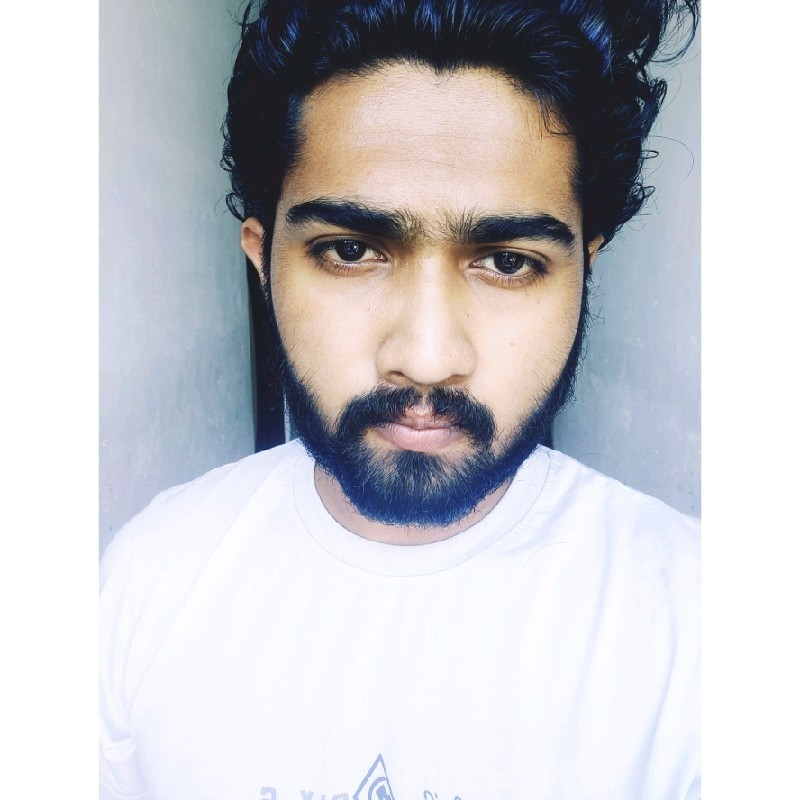
#> input picture media/abhi/abhishek.jpeg, 800 x 800 px, found by its file name
$ python processing.py
#> lines starting #> are read from the running program, lines starting #| are printed output that depends on the picture
import cv2
# Reading the image using imread() function
image = cv2.imread('media/abhishek.jpeg')
#> image is the input picture: shape (800, 800, 3); mean B, G, R 204.4, 200.2, 200.2

# Extracting the height and width of an image
h, w = image.shape[:2]
#> h = 800; w = 800
# Displaying the height and width
print("Height = {},  Width = {}".format(h, w))
#| Height = 800,  Width = 800


# Using 0 to read image in grayscale mode

img = cv2.imread(r'media/abhishek.jpeg', 0)
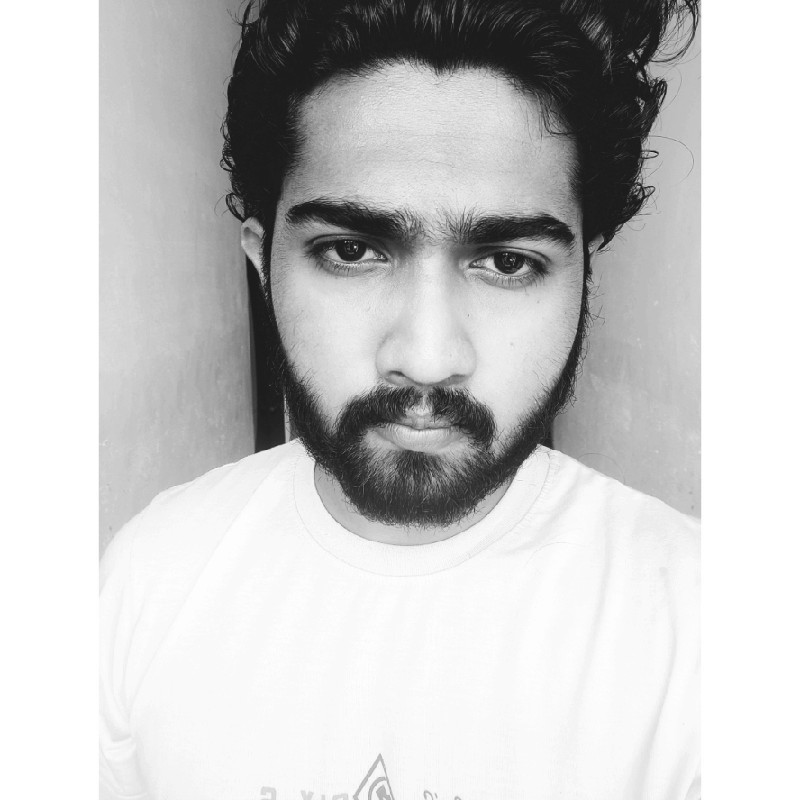
#> img: shape (800, 800); min 17, max 255, mean 200.7


# We will calculate the region of interest
# by slicing the pixels of the image
region_of_interest = image[100:200, 300:500]
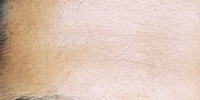
#> region_of_interest: shape (100, 200, 3); mean B, G, R 180.4, 196.1, 220.9


# display the image
cv2.imshow('image', img)
cv2.waitKey(0)

# and finally destroy/close all open windows
cv2.destroyAllWindows()

$ run again, with media/abhi/checkfie1.jpeg copied over media/abhi/abhishek.jpeg
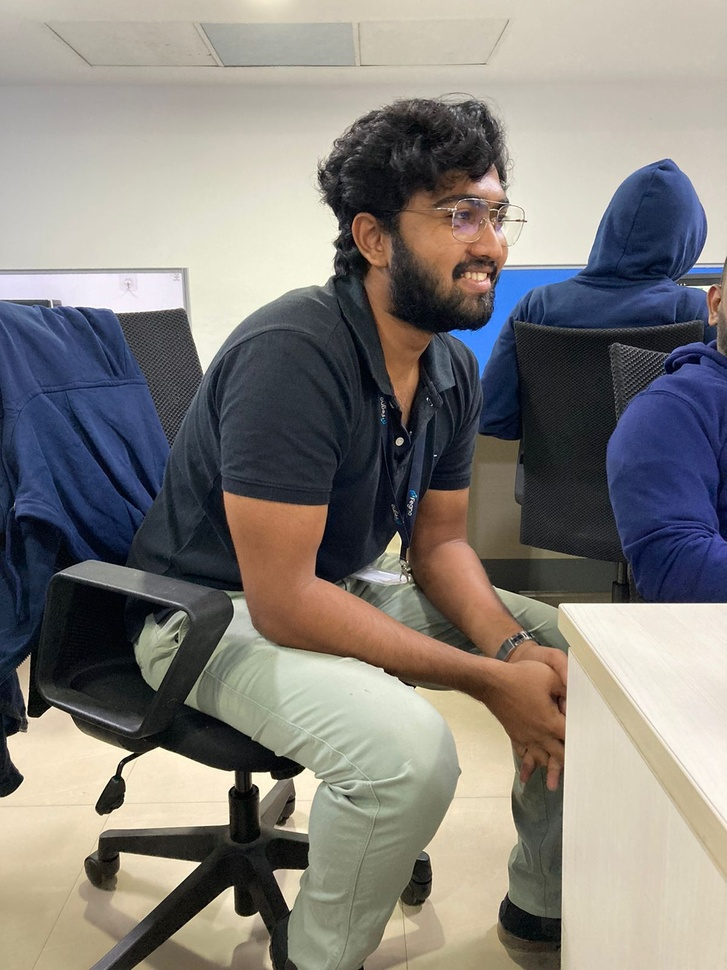
#> input picture media/abhi/checkfie1.jpeg, 727 x 970 px, shrunk from 1200 x 1600 before the run, found by its file name
#> image is the input picture: shape (970, 727, 3); mean B, G, R 122.8, 127.7, 131.6
#| Height = 970,  Width = 727
#> `img = cv2.imread(r'media/abhishek.jpeg', 0)`:
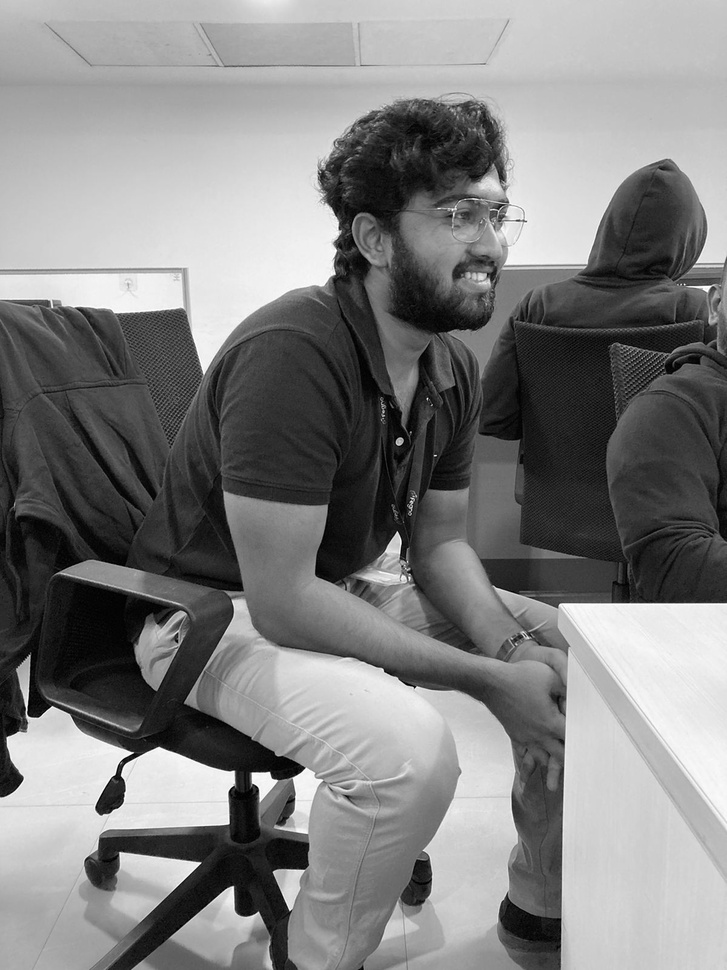
#> img: shape (970, 727); min 0, max 255, mean 128.3
#> `region_of_interest = image[100:200, 300:500]`:
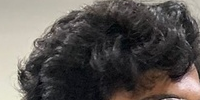
#> region_of_interest: shape (100, 200, 3); mean B, G, R 82.8, 86.2, 91.1
